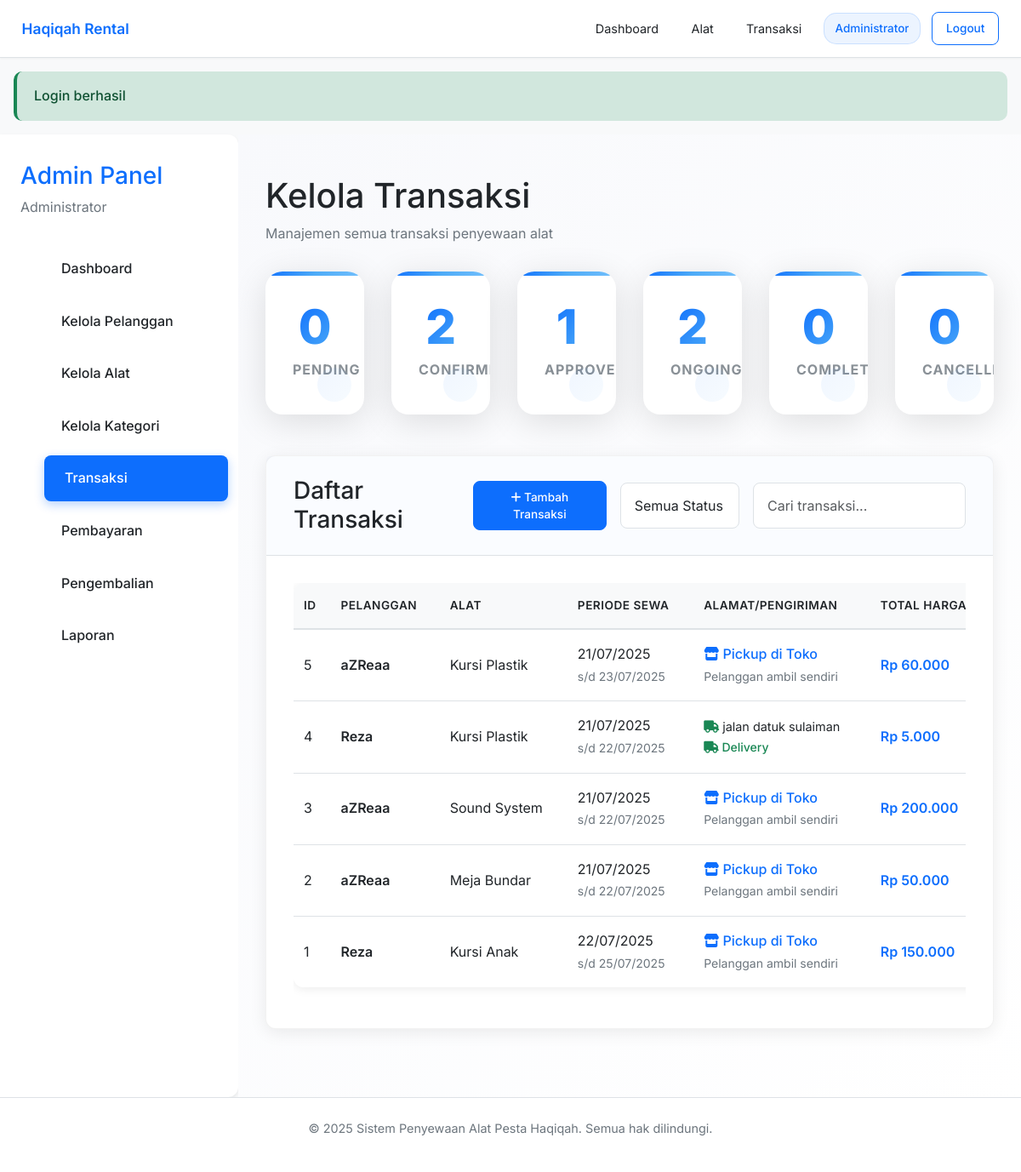
Page /admin/transaksi (signed in) on the committed database.
### tables this page shows
CREATE TABLE `alat` (
  `id_alat` int NOT NULL,
  `nama_alat` varchar(100) NOT NULL,
  `kategori` varchar(50) NOT NULL,
  `stok` int NOT NULL DEFAULT '0',
  `harga` decimal(10,2) NOT NULL,
  `deskripsi` text,
  `gambar` varchar(255) DEFAULT NULL,
  `created_at` timestamp NULL DEFAULT CURRENT_TIMESTAMP,
  `updated_at` timestamp NULL DEFAULT CURRENT_TIMESTAMP ON UPDATE CURRENT_TIMESTAMP,
  `id_kategori` int DEFAULT '1'
);

CREATE TABLE `transaksi` (
  `id_transaksi` int NOT NULL,
  `id_pelanggan` int NOT NULL,
  `id_alat` int NOT NULL,
  `tgl_sewa` date NOT NULL,
  `tgl_kembali` date NOT NULL,
  `status` enum('pending','confirmed','approved','ongoing','completed','selesai','cancelled','rejected','payment_pending','aktif') DEFAULT 'pending',
  `jumlah_alat` int NOT NULL DEFAULT '1',
  `total_harga` decimal(10,2) NOT NULL,
  `metode_pengambilan` enum('pickup','delivery') DEFAULT 'pickup',
  `alamat_pengiriman` text,
  `created_at` timestamp NULL DEFAULT CURRENT_TIMESTAMP,
  `updated_at` timestamp NULL DEFAULT CURRENT_TIMESTAMP ON UPDATE CURRENT_TIMESTAMP
);

CREATE TABLE `pelanggan` (
  `id_pelanggan` int NOT NULL,
  `nama` varchar(100) NOT NULL,
  `alamat` text NOT NULL,
  `email` varchar(100) NOT NULL,
  `no_hp` varchar(20) NOT NULL,
  `user_id` int DEFAULT NULL,
  `created_at` timestamp NULL DEFAULT CURRENT_TIMESTAMP,
  `updated_at` timestamp NULL DEFAULT CURRENT_TIMESTAMP ON UPDATE CURRENT_TIMESTAMP
);

### templates/pages/admin/transaksi.php (the view, shortened to what the rows shown need)
<?php
include __DIR__ . '/../../layouts/header.php';
?>
<div class="dashboard">
    <aside class="sidebar">
        <div style="padding: 0 1.5rem; margin-bottom: 2rem;">
            <h3 style="color: var(--primary-color); margin: 0;">Admin Panel</h3>
            <p style="margin: 0.5rem 0 0 0; color: var(--secondary-color);">
                <?= htmlspecialchars($_SESSION['nama']) ?>
            </p>
        </div>
        <ul class="sidebar-nav">
            <li><a href="/hakikah/dashboard">Dashboard</a></li>
            <li><a href="/hakikah/admin/pelanggan">Kelola Pelanggan</a></li>
            <li><a href="/hakikah/admin/alat">Kelola Alat</a></li>
            <li><a href="/hakikah/admin/kategori">Kelola Kategori</a></li>
            <li><a href="/hakikah/admin/transaksi" class="active">Transaksi</a></li>
            <li><a href="/hakikah/admin/pembayaran">Pembayaran</a></li>
            <li><a href="/hakikah/admin/pengembalian">Pengembalian</a></li>
            <li><a href="/hakikah/admin/laporan">Laporan</a></li>
        </ul>
    </aside>
    <main class="main-content">
        <div style="margin-bottom: 2rem;">
            <h1 style="margin-bottom: 0.5rem;">Kelola Transaksi</h1>
            <p style="color: var(--secondary-color);">Manajemen semua transaksi penyewaan alat</p>
        </div>
        <div class="stats-grid" style="grid-template-columns: repeat(6, 1fr);">
            <?php
            $statusCounts = [
                'pending' => 0,
                'confirmed' => 0,
                'approved' => 0,
                'ongoing' => 0,
                'completed' => 0,
                'cancelled' => 0
            ];
            foreach ($transaksiList as $t) {
                if (isset($statusCounts[$t['status']])) {
                    $statusCounts[$t['status']]++;
                }
            }
            ?>
            <div class="stat-card">
                <h3 style="color: var(--warning-color);"><?= $statusCounts['pending'] ?></h3>
                <p>Pending</p>
            </div>
            <div class="stat-card">
                <h3 style="color: var(--info-color);"><?= $statusCounts['confirmed'] ?></h3>
                <p>Confirmed</p>
            </div>
            <div class="stat-card">
                <h3 style="color: var(--primary-color);"><?= $statusCounts['approved'] ?></h3>
                <p>Approved</p>
            </div>
            <div class="stat-card">
                <h3 style="color: var(--info-color);"><?= $statusCounts['ongoing'] ?></h3>
                <p>Ongoing</p>
            </div>
            <div class="stat-card">
                <h3 style="color: var(--success-color);"><?= $statusCounts['completed'] ?></h3>
                <p>Completed</p>
            </div>
            <div class="stat-card">
                <h3 style="color: var(--danger-color);"><?= $statusCounts['cancelled'] ?></h3>
                <p>Cancelled</p>
            </div>
        </div>
        <div class="card">
            <div class="card-header d-flex justify-content-between align-items-center">
                <h3 style="margin: 0;">Daftar Transaksi</h3>
                <div style="display: flex; gap: 1rem; align-items: center;">
                    <button class="btn btn-primary" onclick="document.getElementById('tambahTransaksiModal').style.display='block'">
                        <i class="fas fa-plus"></i> Tambah Transaksi
                    </button>
                    <select id="filterStatus" class="form-control" style="width: 150px;">
                        <option value="">Semua Status</option>
                    </select>
                    <input type="text" id="searchTransaksi" placeholder="Cari transaksi..." class="form-control" style="width: 250px;">
                </div>
            </div>
            <div class="card-body">
                <?php if (empty($transaksiList)): ?>
                    <p style="text-align: center; color: var(--secondary-color); margin: 2rem 0;">
                        Belum ada transaksi
                    </p>
                <?php else: ?>
                    <div class="table-responsive">
                        <table class="table" id="transaksiTable">
                            <thead>
                                <tr>
                                    <th>ID</th>
                                    <th>Pelanggan</th>
                                    <th>Alat</th>
                                    <th>Periode Sewa</th>
                                    <th>Alamat/Pengiriman</th>
                                    <th>Total Harga</th>
                                </tr>
                            </thead>
                            <tbody>
                                <?php foreach ($transaksiList as $transaksi): ?>
                                    <tr data-status="<?= $transaksi['status'] ?>">
                                        <td><?= $transaksi['id_transaksi'] ?></td>
                                        <td style="font-weight: 600;"><?= htmlspecialchars($transaksi['nama_pelanggan']) ?></td>
                                        <td><?= htmlspecialchars($transaksi['nama_alat']) ?></td>
                                        <td>
                                            <?= date('d/m/Y', strtotime($transaksi['tgl_sewa'])) ?><br>
                                            <small style="color: var(--secondary-color);">
                                                s/d <?= date('d/m/Y', strtotime($transaksi['tgl_kembali'])) ?>
                                            </small>
                                        </td>
                                        <td>
                                            <?php if ($transaksi['metode_pengambilan'] === 'pickup'): ?>
                                                <div style="color: var(--primary-color); font-weight: 500;">
                                                    <i class="fas fa-store"></i> Pickup di Toko
                                                </div>
                                                <small style="color: var(--secondary-color);">
                                                    Pelanggan ambil sendiri
                                                </small>
                                            <?php else: ?>
                                                <?php if (!empty($transaksi['alamat_pengiriman'])): ?>
                                                    <div style="font-size: 0.9rem;">
                                                        <i class="fas fa-truck" style="color: var(--success-color);"></i>
                                                        <?= htmlspecialchars(substr($transaksi['alamat_pengiriman'], 0, 50)) ?>
                                                    </div>
                                                    <small style="color: var(--success-color); font-weight: 500;">
                                                        <i class="fas fa-truck"></i> Delivery
                                                    </small>
                                                <?php endif; ?>
                                            <?php endif; ?>
                                        </td>
                                        <td style="font-weight: 600; color: var(--primary-color);">
                                            Rp <?= number_format($transaksi['total_harga'], 0, ',', '.') ?>
                                        </td>
                                    </tr>
                                <?php endforeach; ?>
                            </tbody>
                        </table>
                    </div>
                <?php endif; ?>
            </div>
        </div>
    </main>
</div>
<?php include __DIR__ . '/../../layouts/footer.php'; ?>

### rows in the picture
alat: stok "0", id_kategori "1"
transaksi: id_transaksi "5", id_pelanggan.nama "aZReaa", id_alat.nama_alat "Kursi Plastik", tgl_sewa "21/07/2025", tgl_kembali "23/07/2025", metode_pengambilan "pickup" (drawn), total_harga "60.000"
transaksi: id_transaksi "4", id_pelanggan.nama "Reza", id_alat.nama_alat "Kursi Plastik", tgl_sewa "21/07/2025", tgl_kembali "22/07/2025", alamat_pengiriman "jalan datuk sulaiman", total_harga "5.000"
transaksi: id_transaksi "3", id_pelanggan.nama "aZReaa", id_alat.nama_alat "Sound System", tgl_sewa "21/07/2025", tgl_kembali "22/07/2025", metode_pengambilan "pickup" (drawn), total_harga "200.000"
transaksi: id_transaksi "2", id_pelanggan.nama "aZReaa", id_alat.nama_alat "Meja Bundar", tgl_sewa "21/07/2025", tgl_kembali "22/07/2025", metode_pengambilan "pickup" (drawn), total_harga "50.000"
transaksi: id_transaksi "1", id_pelanggan.nama "Reza", id_alat.nama_alat "Kursi Anak", tgl_sewa "22/07/2025", tgl_kembali "25/07/2025", metode_pengambilan "pickup" (drawn), total_harga "150.000"

### other values in the picture
$_SESSION['nama'] "Administrator"
$_SESSION['success'] "Login berhasil"
$statusCounts['confirmed'] "2"
$statusCounts['ongoing'] "2"
